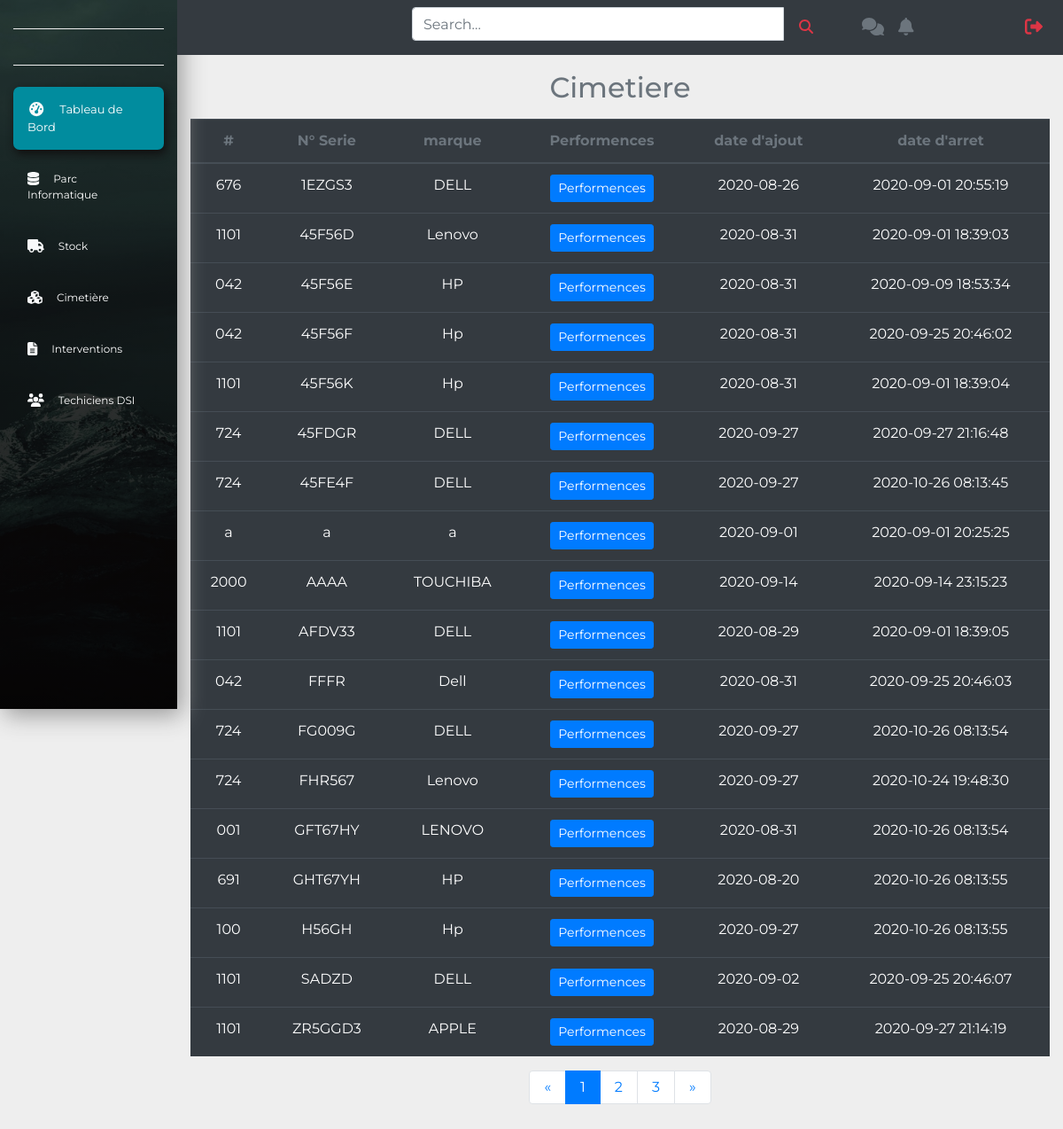
The page /Admin/cimetiere.php on the database its author committed.
### tables this page shows
CREATE TABLE IF NOT EXISTS `cimetiere` (
  `C_id` varchar(11) NOT NULL,
  `id` varchar(11) NOT NULL,
  `Cmarque` text NOT NULL,
  `Cname` text NOT NULL,
  `Ccpu` text NOT NULL,
  `Cram` text NOT NULL,
  `Ctram` text NOT NULL,
  `Cdisk` text NOT NULL,
  `Ctdisk` text NOT NULL,
  `Cdplus` text NOT NULL,
  `CdateA` date NOT NULL,
  `CdateS` timestamp NOT NULL DEFAULT current_timestamp(),
  PRIMARY KEY (`C_id`),
  KEY `id` (`id`)
);

### Admin/cimetiere.php (the view, shortened to what this page needs)
<?php
include('security.php');
include('includes/header.php');
include('includes/navbar.php');
?>
    <?php
      $query = "SELECT C_id,id,Cmarque,Ccpu,Cram,Ctram,Cdisk,Ctdisk,Cdplus,CdateA,CdateS FROM cimetiere ";
      $query_run = mysqli_query($connection, $query);
    ?>
    <section>
      <div class="container-fluid">
        <div class="row mb-5 mt-5">
          <div class="col-xl-10 col-lg-9 col-md-8 ml-auto">
            <div class="row align-items-center">
              <div class="col-xl-12 col-12 mb-4 mb-xl-0">
                <h2 class="text-muted text-center mb-3 mt-3">Cimetiere</h2>
                <table class="table table-dark table-hover text-center" id="machine_table">
                  <thead>
                    <tr class="text-muted">
                      <th>#</th>
                      <th>N° Serie</th>
                      <th>marque</th>
                      <th>Performences</th>
                      <th>date d'ajout</th>
                      <th>date d'arret</th>
                    </tr>
                  </thead>
                  <tbody>
                     <?php
                        if(mysqli_num_rows($query_run) > 0)
                         {
                           while($row = mysqli_fetch_assoc($query_run))
                            {
                     ?>
                       <tr>
                         <td><?php echo $row['id']; ?></td>
                         <td><?php echo $row['C_id']; ?></td>
                         <td><?php echo $row['Cmarque']; ?></td>
                         <td>
                         <button type="button" class="btn btn-primary btn-sm" data-toggle="modal" data-target="#exampleModalCenter<?php echo $row['C_id']; ?>">Performences</button>
                         </td>
                         <td><?php echo $row['CdateA']; ?></td>
                         <td><?php echo $row['CdateS']; ?></td>
                       </tr>
                     <?php
                            }
                         }
                         else{
                         echo '<div class="alert alert-danger col" role="alert"> Aucun materiel trouvé </div>';
                         }
                     ?>
                     </tbody>
                   </table>
                <nav>
                  <ul class="pagination justify-content-center">
                    <li class="page-item">
                      <a href="#" class="page-link py-2 px-3">
                        <span>&laquo;</span>
                      </a>
                    </li>
                    <li class="page-item active">
                      <a href="#" class="page-link py-2 px-3">
                        1
                      </a>
                    </li>
                    <li class="page-item">
                      <a href="#" class="page-link py-2 px-3">
                        2
                      </a>
                    </li>
                    <li class="page-item">
                      <a href="#" class="page-link py-2 px-3">
                        3
                      </a>
                    </li>
                    <li class="page-item">
                      <a href="#" class="page-link py-2 px-3">
                        <span>&raquo;</span>
                      </a>
                    </li>
                  </ul>
                </nav>
              </div>
            </div>
          </div>
        </div>
      </div>
    </section>
<?php
include('includes/footer.php');
?>

### css/style.css (style rules this page uses)
body { font-family: 'Montserrat', sans-serif; background-color: #eee; }
a { text-decoration: none; color: white; }

### rows shown on the page
cimetiere: id "676", C_id "1EZGS3", Cmarque "DELL", CdateA "2020-08-26", CdateS "2020-09-01 20:55:19"
cimetiere: id "1101", C_id "45F56D", Cmarque "Lenovo", CdateA "2020-08-31", CdateS "2020-09-01 18:39:03"
cimetiere: id "042", C_id "45F56E", Cmarque "HP", CdateA "2020-08-31", CdateS "2020-09-09 18:53:34"
cimetiere: id "042", C_id "45F56F", Cmarque "Hp", CdateA "2020-08-31", CdateS "2020-09-25 20:46:02"
cimetiere: id "1101", C_id "45F56K", Cmarque "Hp", CdateA "2020-08-31", CdateS "2020-09-01 18:39:04"
cimetiere: id "724", C_id "45FDGR", Cmarque "DELL", CdateA "2020-09-27", CdateS "2020-09-27 21:16:48"
cimetiere: id "724", C_id "45FE4F", Cmarque "DELL", CdateA "2020-09-27", CdateS "2020-10-26 08:13:45"
cimetiere: id "a", C_id "a", Cmarque "a", CdateA "2020-09-01", CdateS "2020-09-01 20:25:25"
cimetiere: id "2000", C_id "AAAA", Cmarque "TOUCHIBA", CdateA "2020-09-14", CdateS "2020-09-14 23:15:23"
cimetiere: id "1101", C_id "AFDV33", Cmarque "DELL", CdateA "2020-08-29", CdateS "2020-09-01 18:39:05"
cimetiere: id "042", C_id "FFFR", Cmarque "Dell", CdateA "2020-08-31", CdateS "2020-09-25 20:46:03"
cimetiere: id "724", C_id "FG009G", Cmarque "DELL", CdateA "2020-09-27", CdateS "2020-10-26 08:13:54"
cimetiere: id "724", C_id "FHR567", Cmarque "Lenovo", CdateA "2020-09-27", CdateS "2020-10-24 19:48:30"
cimetiere: id "001", C_id "GFT67HY", Cmarque "LENOVO", CdateA "2020-08-31", CdateS "2020-10-26 08:13:54"
cimetiere: id "691", C_id "GHT67YH", Cmarque "HP", CdateA "2020-08-20", CdateS "2020-10-26 08:13:55"
cimetiere: id "100", C_id "H56GH", Cmarque "Hp", CdateA "2020-09-27", CdateS "2020-10-26 08:13:55"
cimetiere: id "1101", C_id "SADZD", Cmarque "DELL", CdateA "2020-09-02", CdateS "2020-09-25 20:46:07"
cimetiere: id "1101", C_id "ZR5GGD3", Cmarque "APPLE", CdateA "2020-08-29", CdateS "2020-09-27 21:14:19"
